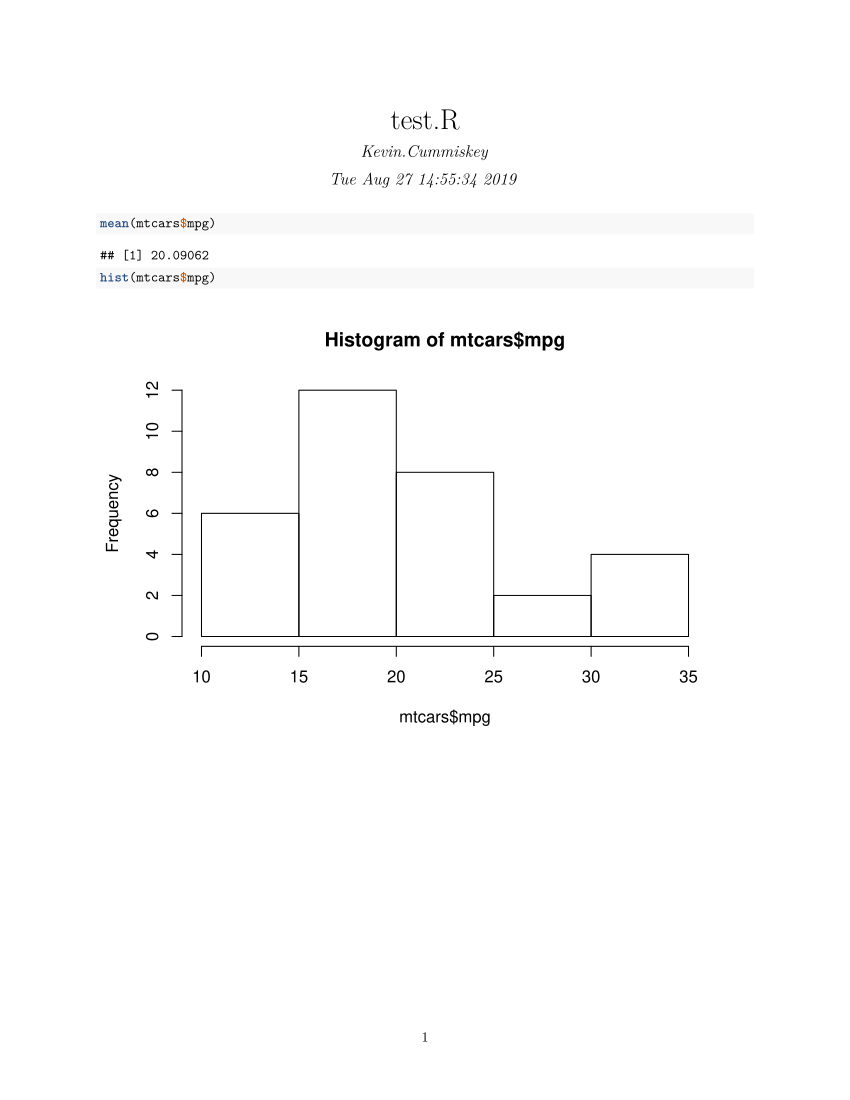

Here is the R script that generated this plot:

mean(mtcars$mpg)

hist(mtcars$mpg)
